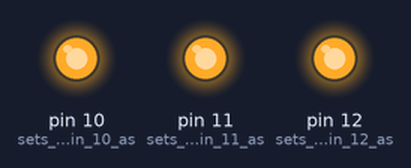
Recording of a sketch running on a simulated Arduino Uno, built with avr-gcc and run on an emulated ATmega328P. Parts: output pins drawn as LEDs (lit = HIGH).

Above: at 2.0 s.
At 6.0 s:
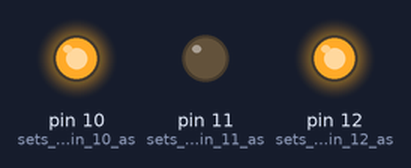
At 11.0 s:
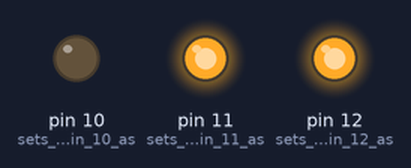
At 16.0 s:
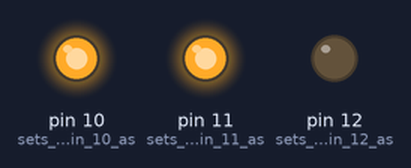
Timing chart, 0 to 23.4 s (numbered marks = the images above):
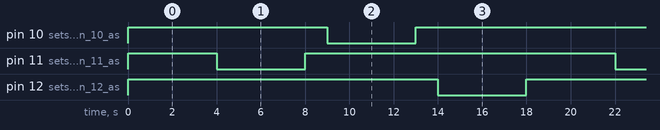

Measured:
- by itself, pin 10 (sets_the_analog_pin_10_as), pin 11 (sets_the_analog_pin_11_as): repeats every 18.0 s: LOW 4.0 s, HIGH 14.0 s
- by itself, pin 12 (sets_the_analog_pin_12_as): alternates HIGH for 14.0 s and LOW for 4.0 s
- by itself, everything shown: repeats every 18.0 s, in 6 steps

The sketch:

ledtricolor.ino
```cpp
int red = 0;            //integer for red brightness
int blue = 0;           //integer for blue brightness
int green = 0;          //integer for green brightness
int count = 0;          //integer for step count
void setup() {
    pinMode(10, OUTPUT);  //sets the analog pin 10 as output
    pinMode(11, OUTPUT);  //sets the analog pin 11 as output
    pinMode(12, OUTPUT);  //sets the analog pin 12 as output
}
void loop() {
    off();
    delay(4000);
    green_on();
    delay(4000);
    off();
    delay(1000);
    red_on();
    delay(4000);
    off();
    delay(1000);
    blue_on();
    delay(4000);
}

void off() {
    analogWrite(12, 255);
    analogWrite(11, 255);
    analogWrite(10, 255);
}

void red_on() {
    analogWrite(12, 255);
    analogWrite(11, 255);
    analogWrite(10, 0);
}

void green_on() {
    analogWrite(12, 255);
    analogWrite(11, 0);
    analogWrite(10, 255);
}

void blue_on() {
    analogWrite(12, 0);
    analogWrite(11, 255);
    analogWrite(10, 255);
}
```
